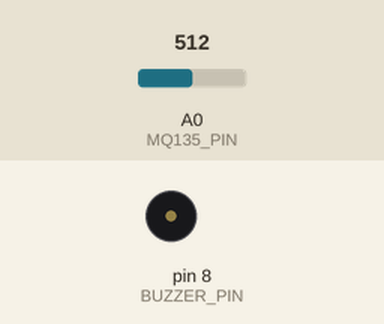
Bench run of a sketch on a simulated Arduino Uno, built with avr-gcc and run on an emulated ATmega328P. On the bench: buzzer (waves = sounding). The test bench sets the inputs (shaded band); at power-on: A0 (MQ135_PIN) = 512. What the sketch prints to the serial monitor is not drawn.

Above: at 2.3 s.
2.4 s: A0 (MQ135_PIN) set to 319
5.9 s: A0 (MQ135_PIN) set to 292
At 6.6 s:
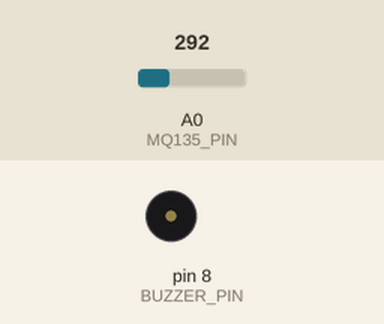
Timing chart, 0 to 8.9 s (numbered marks = the images above; inputs shaded):
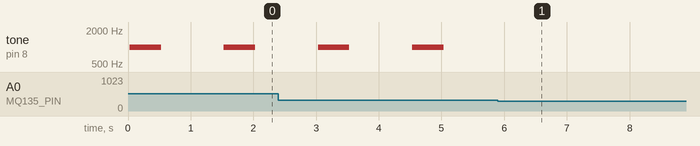

Measured:
- the behaviour switches between 301 and 300 on A0 (MQ135_PIN) (found by bisection; images 0 and 1)
- after the input at 5.9 s, tone on pin 8 (BUZZER_PIN): stops changing and stays silent
- by itself, tone on pin 8 (BUZZER_PIN): alternates 1000 Hz for 0.50 s and silent for 1.0 s

The sketch:

Gas_Detector.ino
```cpp
#define MQ135_PIN A0
#define BUZZER_PIN 8

// Adjust this threshold according to your sensor readings
#define GAS_THRESHOLD 300

void setup() {
  Serial.begin(9600);
  pinMode(BUZZER_PIN, OUTPUT);
  digitalWrite(BUZZER_PIN, LOW);
  Serial.println("MQ135 Gas Sensor Test Started...");
}

void loop() {
  int sensorValue = analogRead(MQ135_PIN);
  float voltage = sensorValue * (5.0 / 1023.0);

  Serial.print("Analog Value: ");
  Serial.print(sensorValue);
  Serial.print(" | Voltage: ");
  Serial.print(voltage);
  Serial.println(" V");

  // Check if gas detected (value above threshold)
  if (sensorValue > GAS_THRESHOLD) {
    Serial.println("⚠️ Gas Detected!");
    tone(BUZZER_PIN, 1000);   // Start buzzer (1kHz tone)
    delay(500);
    noTone(BUZZER_PIN);       // Stop buzzer
    delay(500);
  }
  else {
    noTone(BUZZER_PIN);       // Ensure buzzer off
  }

  delay(500); // small delay for stable readings
}
```
